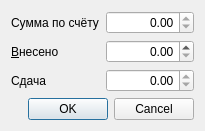
<?xml version="1.0" encoding="UTF-8"?>
<ui version="4.0">
 <class>CPayment</class>
 <widget class="QDialog" name="CPayment">
  <property name="geometry">
   <rect>
    <x>0</x>
    <y>0</y>
    <width>205</width>
    <height>128</height>
   </rect>
  </property>
  <property name="windowTitle">
   <string>Оплата наличными</string>
  </property>
  <layout class="QGridLayout" name="gridLayout">
   <item row="0" column="0">
    <widget class="QLabel" name="lblAmount">
     <property name="text">
      <string>Сумма по счёту</string>
     </property>
     <property name="buddy">
      <cstring>edtAmount</cstring>
     </property>
    </widget>
   </item>
   <item row="0" column="1">
    <widget class="QDoubleSpinBox" name="edtAmount">
     <property name="focusPolicy">
      <enum>Qt::NoFocus</enum>
     </property>
     <property name="alignment">
      <set>Qt::AlignRight|Qt::AlignTrailing|Qt::AlignVCenter</set>
     </property>
     <property name="readOnly">
      <bool>true</bool>
     </property>
     <property name="prefix">
      <string notr="true"/>
     </property>
     <property name="decimals">
      <number>2</number>
     </property>
     <property name="maximum">
      <double>9999999.990000000223517</double>
     </property>
    </widget>
   </item>
   <item row="1" column="0">
    <widget class="QLabel" name="lblFee">
     <property name="text">
      <string>&amp;Внесено</string>
     </property>
     <property name="buddy">
      <cstring>edtFee</cstring>
     </property>
    </widget>
   </item>
   <item row="1" column="1">
    <widget class="QDoubleSpinBox" name="edtFee">
     <property name="alignment">
      <set>Qt::AlignRight|Qt::AlignTrailing|Qt::AlignVCenter</set>
     </property>
     <property name="decimals">
      <number>2</number>
     </property>
     <property name="maximum">
      <double>9999999.990000000223517</double>
     </property>
    </widget>
   </item>
   <item row="2" column="0">
    <widget class="QLabel" name="lblChange">
     <property name="text">
      <string>Сдача</string>
     </property>
     <property name="buddy">
      <cstring>edtChange</cstring>
     </property>
    </widget>
   </item>
   <item row="2" column="1">
    <widget class="QDoubleSpinBox" name="edtChange">
     <property name="focusPolicy">
      <enum>Qt::NoFocus</enum>
     </property>
     <property name="alignment">
      <set>Qt::AlignRight|Qt::AlignTrailing|Qt::AlignVCenter</set>
     </property>
     <property name="readOnly">
      <bool>true</bool>
     </property>
     <property name="prefix">
      <string notr="true"/>
     </property>
     <property name="decimals">
      <number>2</number>
     </property>
     <property name="minimum">
      <double>-9999999.990000000223517</double>
     </property>
     <property name="maximum">
      <double>9999999.990000000223517</double>
     </property>
    </widget>
   </item>
   <item row="3" column="0">
    <spacer name="verticalSpacer">
     <property name="orientation">
      <enum>Qt::Vertical</enum>
     </property>
     <property name="sizeHint" stdset="0">
      <size>
       <width>20</width>
       <height>1</height>
      </size>
     </property>
    </spacer>
   </item>
   <item row="4" column="0" colspan="2">
    <widget class="QDialogButtonBox" name="buttonBox">
     <property name="orientation">
      <enum>Qt::Horizontal</enum>
     </property>
     <property name="standardButtons">
      <set>QDialogButtonBox::Cancel|QDialogButtonBox::Ok</set>
     </property>
    </widget>
   </item>
  </layout>
 </widget>
 <tabstops>
  <tabstop>edtAmount</tabstop>
  <tabstop>edtFee</tabstop>
  <tabstop>edtChange</tabstop>
  <tabstop>buttonBox</tabstop>
 </tabstops>
 <resources/>
 <connections>
  <connection>
   <sender>buttonBox</sender>
   <signal>accepted()</signal>
   <receiver>CPayment</receiver>
   <slot>accept()</slot>
   <hints>
    <hint type="sourcelabel">
     <x>198</x>
     <y>107</y>
    </hint>
    <hint type="destinationlabel">
     <x>157</x>
     <y>127</y>
    </hint>
   </hints>
  </connection>
  <connection>
   <sender>buttonBox</sender>
   <signal>rejected()</signal>
   <receiver>CPayment</receiver>
   <slot>reject()</slot>
   <hints>
    <hint type="sourcelabel">
     <x>198</x>
     <y>113</y>
    </hint>
    <hint type="destinationlabel">
     <x>204</x>
     <y>127</y>
    </hint>
   </hints>
  </connection>
 </connections>
</ui>
